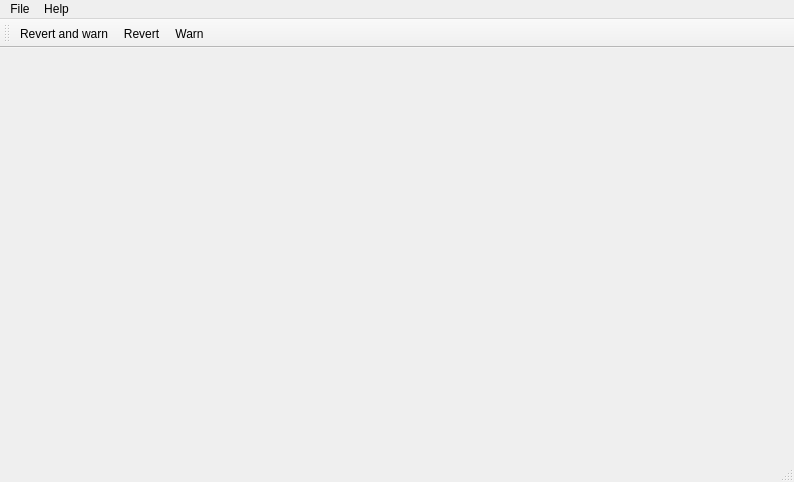
<?xml version="1.0" encoding="UTF-8"?>
<ui version="4.0">
 <class>MainWindow</class>
 <widget class="QMainWindow" name="MainWindow">
  <property name="geometry">
   <rect>
    <x>0</x>
    <y>0</y>
    <width>794</width>
    <height>482</height>
   </rect>
  </property>
  <property name="windowTitle">
   <string>MainWindow</string>
  </property>
  <property name="windowIcon">
   <iconset resource="pictures.qrc">
    <normaloff>:/huggle/pictures/Resources/huggle3_newlogo.ico</normaloff>:/huggle/pictures/Resources/huggle3_newlogo.ico</iconset>
  </property>
  <widget class="QWidget" name="centralWidget">
   <property name="enabled">
    <bool>true</bool>
   </property>
   <property name="sizePolicy">
    <sizepolicy hsizetype="Preferred" vsizetype="Preferred">
     <horstretch>0</horstretch>
     <verstretch>0</verstretch>
    </sizepolicy>
   </property>
   <property name="maximumSize">
    <size>
     <width>16777215</width>
     <height>16777215</height>
    </size>
   </property>
   <layout class="QVBoxLayout" name="verticalLayout">
    <property name="spacing">
     <number>0</number>
    </property>
    <property name="margin">
     <number>0</number>
    </property>
   </layout>
  </widget>
  <widget class="QMenuBar" name="menuBar">
   <property name="geometry">
    <rect>
     <x>0</x>
     <y>0</y>
     <width>794</width>
     <height>23</height>
    </rect>
   </property>
   <widget class="QMenu" name="menuFile">
    <property name="title">
     <string>File</string>
    </property>
    <addaction name="actionPreferences"/>
    <addaction name="separator"/>
    <addaction name="actionExit"/>
   </widget>
   <widget class="QMenu" name="menuHelp">
    <property name="title">
     <string>Help</string>
    </property>
    <addaction name="actionContents"/>
    <addaction name="separator"/>
    <addaction name="actionAbout"/>
   </widget>
   <addaction name="menuFile"/>
   <addaction name="menuHelp"/>
  </widget>
  <widget class="QToolBar" name="mainToolBar">
   <attribute name="toolBarArea">
    <enum>TopToolBarArea</enum>
   </attribute>
   <attribute name="toolBarBreak">
    <bool>false</bool>
   </attribute>
   <addaction name="actionRevert_and_warn"/>
   <addaction name="actionRevert"/>
   <addaction name="actionWarn"/>
  </widget>
  <widget class="QStatusBar" name="statusBar"/>
  <action name="actionPreferences">
   <property name="text">
    <string>Preferences</string>
   </property>
  </action>
  <action name="actionExit">
   <property name="text">
    <string>Exit</string>
   </property>
  </action>
  <action name="actionContents">
   <property name="text">
    <string>Contents</string>
   </property>
  </action>
  <action name="actionAbout">
   <property name="text">
    <string>About</string>
   </property>
  </action>
  <action name="actionRevert_and_warn">
   <property name="icon">
    <iconset resource="pictures.qrc">
     <normaloff>:/huggle/pictures/Resources/diff-revert-warn.png</normaloff>:/huggle/pictures/Resources/diff-revert-warn.png</iconset>
   </property>
   <property name="text">
    <string>Revert and warn</string>
   </property>
  </action>
  <action name="actionRevert">
   <property name="icon">
    <iconset resource="pictures.qrc">
     <normaloff>:/huggle/pictures/Resources/diff-revert.png</normaloff>:/huggle/pictures/Resources/diff-revert.png</iconset>
   </property>
   <property name="text">
    <string>Revert</string>
   </property>
  </action>
  <action name="actionWarn">
   <property name="icon">
    <iconset resource="pictures.qrc">
     <normaloff>:/huggle/pictures/Resources/user-warn.png</normaloff>:/huggle/pictures/Resources/user-warn.png</iconset>
   </property>
   <property name="text">
    <string>Warn</string>
   </property>
  </action>
 </widget>
 <layoutdefault spacing="6" margin="11"/>
 <resources>
  <include location="pictures.qrc"/>
 </resources>
 <connections/>
</ui>
